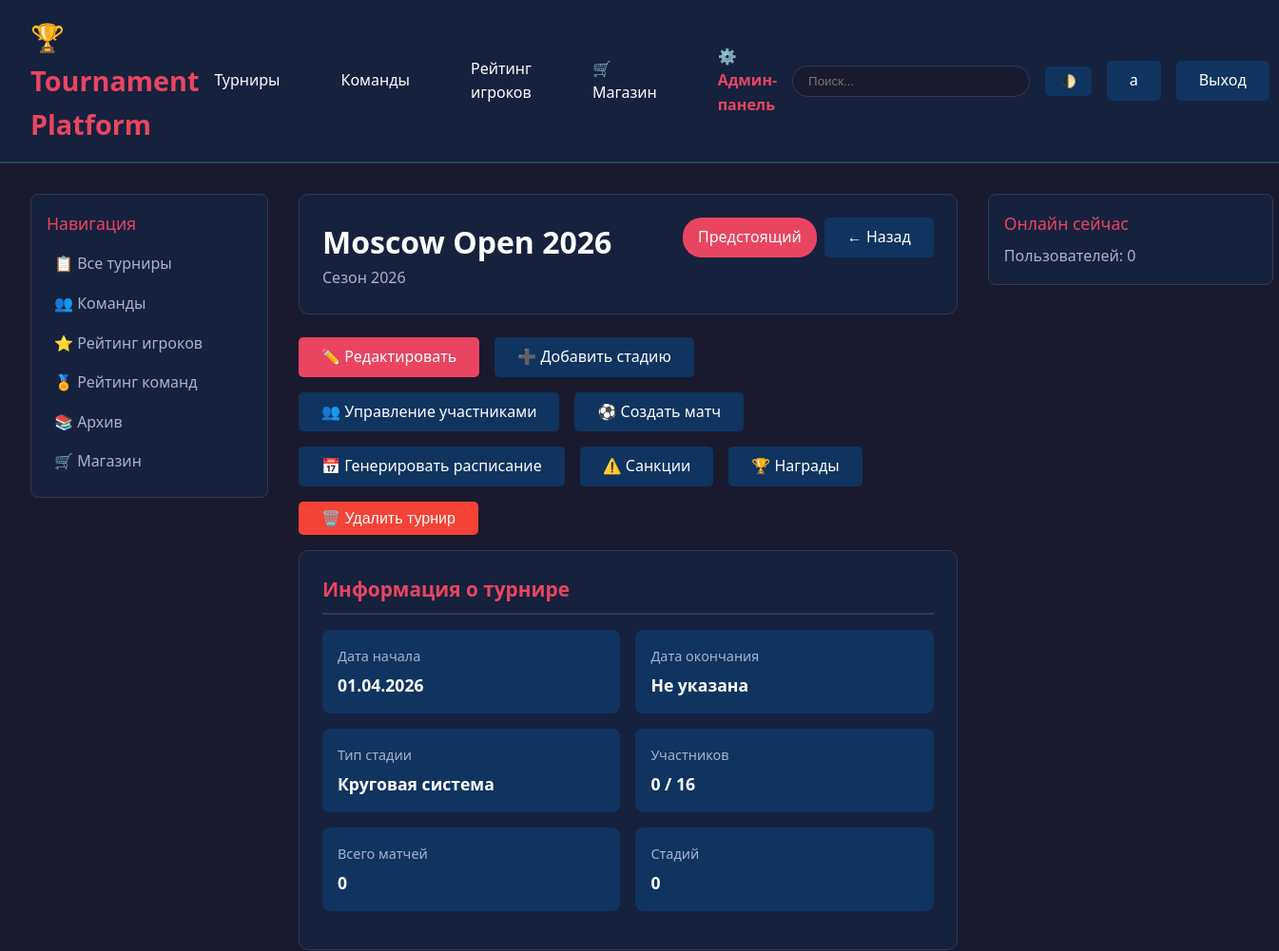
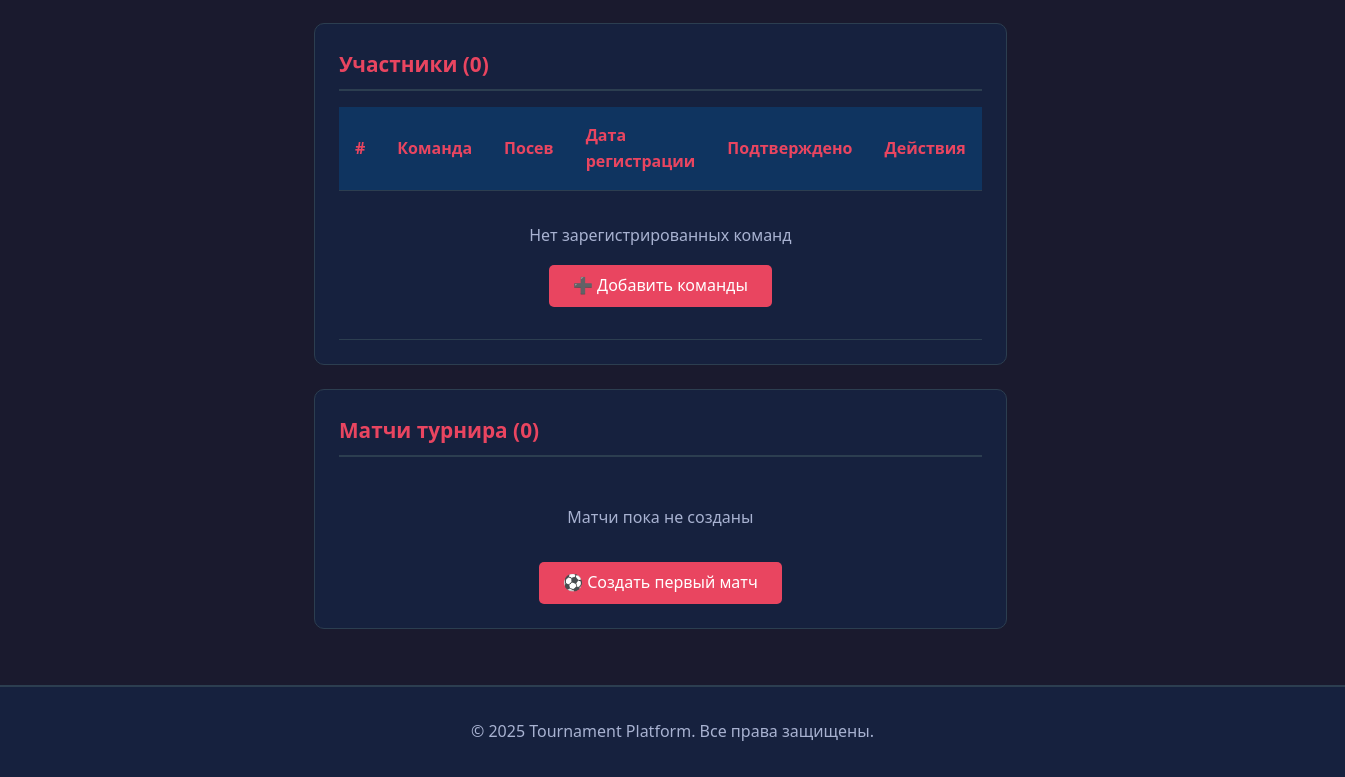
The app's page /admin-panel/tournaments/6/ (signed in) with its own data (2 pictures, top to bottom).
### accounts/models.py (models this page shows, shortened)
class User(AbstractUser):
    ROLE_CHOICES = [
        ('player', 'Игрок'),
        ('captain', 'Капитан'),
        ('moderator', 'Модератор'),
        ('admin', 'Администратор'),
    ]
    role = models.CharField(max_length=20, choices=ROLE_CHOICES, default='player')
    discord_id = models.CharField(max_length=100, blank=True, null=True, unique=True)
    discord_username = models.CharField(max_length=100, blank=True, null=True)
    avatar = models.ImageField(upload_to='avatars/', blank=True, null=True)
    bio = models.TextField(blank=True)
    objects = CustomUserManager()
    class Meta:
        verbose_name = 'Пользователь'
        verbose_name_plural = 'Пользователи'

### tournaments/models.py (models this page shows, shortened)
class Tournament(models.Model):
    STATUS_CHOICES = [
        ('upcoming', 'Предстоящий'),
        ('registration', 'Регистрация'),
        ('ongoing', 'Идёт'),
        ('finished', 'Завершён'),
        ('cancelled', 'Отменён'),
    ]
    STAGE_TYPE_CHOICES = [
        ('round_robin', 'Круговая система'),
        ('swiss', 'Швейцарская система'),
        ('single_elimination', 'Single Elimination'),
        ('double_elimination', 'Double Elimination'),
        ('group_stage', 'Групповая стадия'),
    ]
    name = models.CharField(max_length=200, verbose_name='Название')
    slug = models.SlugField(unique=True)
    season = models.ForeignKey(Season, on_delete=models.CASCADE, related_name='tournaments')
    description = models.TextField(blank=True)
    logo = models.ImageField(upload_to='tournament_logos/', blank=True, null=True)
    status = models.CharField(max_length=20, choices=STATUS_CHOICES, default='upcoming')
    stage_type = models.CharField(max_length=30, choices=STAGE_TYPE_CHOICES, default='round_robin')
    start_date = models.DateField()
    end_date = models.DateField(blank=True, null=True)
    registration_start = models.DateField(blank=True, null=True)
    registration_end = models.DateField(blank=True, null=True)
    max_teams = models.IntegerField(default=16)
    stream_url = models.URLField(blank=True, verbose_name='Ссылка на трансляцию')
    created_at = models.DateTimeField(auto_now_add=True)
    updated_at = models.DateTimeField(auto_now=True)
    class Meta:
        verbose_name = 'Турнир'
        verbose_name_plural = 'Турниры'
        ordering = ['-start_date']

class Season(models.Model):
    name = models.CharField(max_length=100, verbose_name='Название сезона')
    number = models.IntegerField(verbose_name='Номер сезона', default=1)
    start_date = models.DateField(verbose_name='Дата начала')
    end_date = models.DateField(blank=True, null=True, verbose_name='Дата окончания')
    is_active = models.BooleanField(default=False, verbose_name='Активный')
    class Meta:
        verbose_name = 'Сезон'
        verbose_name_plural = 'Сезоны'
        ordering = ['-start_date']

### admin_panel/views.py (the view)
# urls.py: path('tournaments/<int:tournament_id>/', views.tournament_detail, name='tournament_detail'),
@login_required
@user_passes_test(is_admin)
def tournament_detail(request, tournament_id):
    tournament = get_object_or_404(Tournament, id=tournament_id)
    stages = tournament.stages.all()
    participants = tournament.participants.select_related('team').all()
    matches = Match.objects.filter(tournament=tournament).select_related(
        'team1', 'team2', 'stage'
    ).order_by('scheduled_time')
    context = {
        'tournament': tournament,
        'stages': stages,
        'participants': participants,
        'matches': matches,
    }
    return render(request, 'admin_panel/tournament_detail.html', context)

### templates/admin_panel/tournament_detail.html (shortened to what this page needs)
{% extends 'base.html' %}
{% block content %}
<div class="card">
    <div style="display: flex; justify-content: space-between; align-items: start; flex-wrap: wrap; gap: 1rem;">
        <div>
            <h1>{{ tournament.name }}</h1>
            <p style="color: var(--text-secondary);">{{ tournament.season.name }}</p>
        </div>
        <div style="display: flex; gap: 0.5rem; align-items: center;">
            <span style="background: var(--accent); padding: 0.5rem 1rem; border-radius: 20px;">
                {{ tournament.get_status_display }}
            </span>
            <a href="{% url 'admin_panel:tournament_list' %}" class="btn btn-secondary">← Назад</a>
        </div>
    </div>
</div>
<div class="action-buttons">
    <a href="{% url 'admin_panel:tournament_edit' tournament.id %}" class="btn btn-primary">
        ✏️ Редактировать
    </a>
    <a href="{% url 'admin_panel:stage_create' tournament.id %}" class="btn btn-secondary">
        ➕ Добавить стадию
    </a>
    <a href="{% url 'admin_panel:tournament_participants' tournament.id %}" class="btn btn-secondary">
        👥 Управление участниками
    </a>
    <a href="{% url 'admin_panel:match_create' %}?tournament={{ tournament.id }}" class="btn btn-secondary">
        ⚽ Создать матч
    </a>
    <a href="{% url 'admin_panel:generate_schedule' tournament.id %}" class="btn btn-secondary">
        📅 Генерировать расписание
    </a>
    <a href="{% url 'admin_panel:sanctions_list' tournament.id %}" class="btn btn-secondary">
        ⚠️ Санкции
    </a>
    <a href="{% url 'admin_panel:awards_manage' tournament.id %}" class="btn btn-secondary">
        🏆 Награды
    </a>
    <form method="post" action="{% url 'admin_panel:tournament_delete' tournament.id %}" style="display: inline;" onsubmit="return confirm('Удалить турнир {{ tournament.name }}? Все матчи и данные будут удалены!')">
        <button type="submit" class="btn btn-danger">
            🗑️ Удалить турнир
        </button>
    </form>
</div>
<div class="card">
    <h2 class="card-title">Информация о турнире</h2>
    <div class="info-grid">
        <div class="info-item">
            <div class="info-label">Дата начала</div>
            <div class="info-value">{{ tournament.start_date|date:"d.m.Y" }}</div>
        </div>
        <div class="info-item">
            <div class="info-label">Дата окончания</div>
            <div class="info-value">
                {% if tournament.end_date %}
                    {{ tournament.end_date|date:"d.m.Y" }}
                {% else %}
                    Не указана
                {% endif %}
            </div>
        </div>
        <div class="info-item">
            <div class="info-label">Тип стадии</div>
            <div class="info-value">{{ tournament.get_stage_type_display }}</div>
        </div>
        <div class="info-item">
            <div class="info-label">Участников</div>
            <div class="info-value">{{ participants.count }} / {{ tournament.max_teams }}</div>
        </div>
        <div class="info-item">
            <div class="info-label">Всего матчей</div>
            <div class="info-value">{{ matches.count }}</div>
        </div>
        <div class="info-item">
            <div class="info-label">Стадий</div>
            <div class="info-value">{{ stages.count }}</div>
        </div>
    </div>
</div>
<div class="card">
    <h2 class="card-title">Участники ({{ participants.count }})</h2>
    <table>
        <thead>
            <tr>
                <th>#</th>
                <th>Команда</th>
                <th>Посев</th>
                <th>Дата регистрации</th>
                <th>Подтверждено</th>
                <th>Действия</th>
            </tr>
        </thead>
        <tbody>
            {% for participant in participants %}
            <tr>
                <td>{{ forloop.counter }}</td>
                <td>
                    <div class="team-name">
                        {% if participant.team.logo %}
                        <img src="{{ participant.team.logo.url }}" class="team-logo" alt="{{ participant.team.name }}">
                        {% endif %}
                        {{ participant.team.name }}
                    </div>
                </td>
                <td>{{ participant.seed|default:"—" }}</td>
                <td>{{ participant.registered_at|date:"d.m.Y H:i" }}</td>
                <td>
                    {% if participant.is_confirmed %}
                        <span style="color: #4CAF50;">✅ Да</span>
                    {% else %}
                        <span style="color: #f44336;">❌ Нет</span>
                    {% endif %}
                </td>
                <td>
                    <form method="post" action="{% url 'admin_panel:participant_remove' participant.id %}" style="display: inline;">
                        {% csrf_token %}
                        <button type="submit" class="btn btn-secondary btn-sm" onclick="return confirm('Удалить команду из турнира?')">
                            Удалить
                        </button>
                    </form>
                </td>
            </tr>
            {% empty %}
            <tr>
                <td colspan="6" style="text-align: center; color: var(--text-secondary); padding: 2rem;">
                    Нет зарегистрированных команд
                    <div style="margin-top: 1rem;">
                        <a href="{% url 'admin_panel:tournament_participants' tournament.id %}" class="btn btn-primary">
                            ➕ Добавить команды
                        </a>
                    </div>
                </td>
            </tr>
            {% endfor %}
        </tbody>
    </table>
</div>
<div class="card">
    <h2 class="card-title">Матчи турнира ({{ matches.count }})</h2>
    {% if matches %}
        {% for match in matches %}
        <div class="match-card">
            <div class="match-team">
                {% if match.team1.logo %}
                <img src="{{ match.team1.logo.url }}" class="team-logo" alt="{{ match.team1.name }}">
                {% endif %}
                <span>{{ match.team1.name }}</span>
            </div>
            <div>
                {% if match.status == 'finished' %}
                <div class="match-score">{{ match.score_team1 }} : {{ match.score_team2 }}</div>
                {% else %}
                <div class="match-time">{{ match.scheduled_time|date:"d.m.Y H:i" }}</div>
                {% endif %}
                <div style="text-align: center; color: var(--text-secondary); font-size: 0.9rem;">
                    {{ match.stage.name }} • Тур {{ match.round_number }}
                </div>
                <div style="text-align: center; margin-top: 0.5rem;">
                    <span style="background: var(--card-bg); padding: 0.3rem 0.8rem; border-radius: 15px; font-size: 0.85rem;">
                        {{ match.get_status_display }}
                    </span>
                </div>
            </div>
            <div class="match-team away">
                {% if match.team2.logo %}
                <img src="{{ match.team2.logo.url }}" class="team-logo" alt="{{ match.team2.name }}">
                {% endif %}
                <span>{{ match.team2.name }}</span>
            </div>
            <div>
                <a href="{% url 'admin_panel:match_detail' match.id %}" class="btn btn-primary btn-sm">
                    Управление
                </a>
            </div>
        </div>
        {% endfor %}
    {% else %}
        <p style="color: var(--text-secondary); text-align: center; padding: 2rem;">
            Матчи пока не созданы
        </p>
        <div style="text-align: center;">
            <a href="{% url 'admin_panel:match_create' %}?tournament={{ tournament.id }}" class="btn btn-primary">
                ⚽ Создать первый матч
            </a>
        </div>
    {% endif %}
</div>
{% endblock %}

### templates/base.html (shortened to what this page needs)
<!DOCTYPE html>
<html lang="ru">
<head>
</head>
<body>
    <header>
        <div class="header-container">
            <a href="{% url 'tournaments:index' %}" class="logo">🏆 Tournament Platform</a>
<nav>
    <a href="{% url 'tournaments:tournament_list' %}">Турниры</a>
    {% if user.is_authenticated %}
        {% if user.role in 'player,captain' %}
            <a href="{% url 'teams:team_list' %}">Команды</a>
        {% else %}
            <a href="{% url 'teams:team_list' %}">Команды</a>
        {% endif %}
    {% else %}
        <a href="{% url 'teams:team_list' %}">Команды</a>
    {% endif %}
    <a href="{% url 'ratings:player_ratings' %}">Рейтинг игроков</a>
    <a href="{% url 'shop:index' %}">🛒 Магазин</a>
    {% if user.is_authenticated %}
        {% if user.is_staff or user.is_superuser %}
            <a href="{% url 'admin_panel:dashboard' %}" style="color: var(--accent); font-weight: bold;">
                ⚙️ Админ-панель
            </a>
        {% endif %}
    {% endif %}
</nav>
            <div class="user-menu">
                <div class="search-box">
                    <form action="{% url 'tournaments:search' %}" method="get">
                        <input type="text" name="q" placeholder="Поиск..." />
                    </form>
                </div>
                <button class="theme-toggle" onclick="toggleTheme()">🌓</button>
                {% if user.is_authenticated %}
                    <a href="{% url 'accounts:profile' user.username %}" class="btn btn-secondary">
                        {{ user.username }}
                    </a>
                    <a href="{% url 'accounts:logout' %}" class="btn btn-secondary">Выход</a>
                {% else %}
                    <a href="{% url 'accounts:login' %}" class="btn btn-primary">Вход</a>
                {% endif %}
            </div>
        </div>
    </header>
    <div class="container">
        <aside class="sidebar">
            <div class="sidebar-item">
                <div class="sidebar-title">Навигация</div>
                <a href="{% url 'tournaments:tournament_list' %}" class="sidebar-link">📋 Все турниры</a>
                <a href="{% url 'teams:team_list' %}" class="sidebar-link">👥 Команды</a>
                <a href="{% url 'ratings:player_ratings' %}" class="sidebar-link">⭐ Рейтинг игроков</a>
                <a href="{% url 'ratings:team_ratings' %}" class="sidebar-link">🏅 Рейтинг команд</a>
                <a href="{% url 'tournaments:archive' %}" class="sidebar-link">📚 Архив</a>
                <a href="{% url 'shop:index' %}" class="sidebar-link">🛒 Магазин</a>
            </div>
        </aside>
        <main>
            {% block content %}{% endblock %}
        </main>
        <aside class="sidebar">
            {% block right_sidebar %}
            <div class="sidebar-item">
                <div class="sidebar-title">Онлайн сейчас</div>
                <p style="color: var(--text-secondary);">Пользователей: {{ online_count|default:0 }}</p>
            </div>
            {% endblock %}
        </aside>
    </div>
    <footer>
        <p>&copy; 2025 Tournament Platform. Все права защищены.</p>
    </footer>
</body>
</html>

### records on screen
User: username "a"
Tournament: name "Moscow Open 2026", season.name "Сезон 2026", status "Предстоящий", start_date "01.04.2026", stage_type "Круговая система", max_teams "16", count "0"

### other values on screen
{{ participants.count }} "0"
{{ matches.count }} "0"
{{ online_count|default:0 }} "0"
